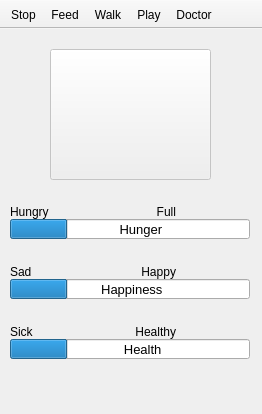
<?xml version="1.0" encoding="UTF-8"?>
<ui version="4.0">
 <class>MainWindow</class>
 <widget class="QMainWindow" name="MainWindow">
  <property name="geometry">
   <rect>
    <x>0</x>
    <y>0</y>
    <width>262</width>
    <height>414</height>
   </rect>
  </property>
  <property name="windowTitle">
   <string>Virtual Pet</string>
  </property>
  <widget class="QWidget" name="centralwidget">
   <widget class="QPushButton" name="petPic">
    <property name="enabled">
     <bool>false</bool>
    </property>
    <property name="geometry">
     <rect>
      <x>50</x>
      <y>20</y>
      <width>161</width>
      <height>131</height>
     </rect>
    </property>
    <property name="mouseTracking">
     <bool>false</bool>
    </property>
    <property name="text">
     <string/>
    </property>
    <property name="icon">
     <iconset>
      <normaloff>pet1.gif</normaloff>
      <disabledoff>pet1.gif</disabledoff>pet1.gif</iconset>
    </property>
    <property name="iconSize">
     <size>
      <width>160</width>
      <height>134</height>
     </size>
    </property>
    <property name="checkable">
     <bool>false</bool>
    </property>
    <property name="autoDefault">
     <bool>false</bool>
    </property>
    <property name="flat">
     <bool>false</bool>
    </property>
   </widget>
   <widget class="QProgressBar" name="progressBar_1">
    <property name="geometry">
     <rect>
      <x>10</x>
      <y>190</y>
      <width>240</width>
      <height>20</height>
     </rect>
    </property>
    <property name="font">
     <font>
      <pointsize>10</pointsize>
     </font>
    </property>
    <property name="value">
     <number>24</number>
    </property>
    <property name="textVisible">
     <bool>true</bool>
    </property>
    <property name="textDirection">
     <enum>QProgressBar::TopToBottom</enum>
    </property>
    <property name="format">
     <string>      Hunger</string>
    </property>
   </widget>
   <widget class="QProgressBar" name="progressBar_2">
    <property name="geometry">
     <rect>
      <x>10</x>
      <y>250</y>
      <width>240</width>
      <height>20</height>
     </rect>
    </property>
    <property name="font">
     <font>
      <pointsize>10</pointsize>
     </font>
    </property>
    <property name="value">
     <number>24</number>
    </property>
    <property name="textVisible">
     <bool>true</bool>
    </property>
    <property name="textDirection">
     <enum>QProgressBar::TopToBottom</enum>
    </property>
    <property name="format">
     <string> Happiness</string>
    </property>
   </widget>
   <widget class="QProgressBar" name="progressBar_3">
    <property name="geometry">
     <rect>
      <x>10</x>
      <y>310</y>
      <width>240</width>
      <height>20</height>
     </rect>
    </property>
    <property name="font">
     <font>
      <pointsize>10</pointsize>
     </font>
    </property>
    <property name="layoutDirection">
     <enum>Qt::LeftToRight</enum>
    </property>
    <property name="value">
     <number>24</number>
    </property>
    <property name="textVisible">
     <bool>true</bool>
    </property>
    <property name="textDirection">
     <enum>QProgressBar::TopToBottom</enum>
    </property>
    <property name="format">
     <string>       Health</string>
    </property>
   </widget>
   <widget class="QLabel" name="label">
    <property name="geometry">
     <rect>
      <x>10</x>
      <y>173</y>
      <width>46</width>
      <height>20</height>
     </rect>
    </property>
    <property name="text">
     <string>Hungry</string>
    </property>
   </widget>
   <widget class="QLabel" name="label_2">
    <property name="geometry">
     <rect>
      <x>130</x>
      <y>173</y>
      <width>46</width>
      <height>20</height>
     </rect>
    </property>
    <property name="text">
     <string>Full</string>
    </property>
    <property name="alignment">
     <set>Qt::AlignRight|Qt::AlignTrailing|Qt::AlignVCenter</set>
    </property>
   </widget>
   <widget class="QLabel" name="label_3">
    <property name="geometry">
     <rect>
      <x>10</x>
      <y>233</y>
      <width>46</width>
      <height>20</height>
     </rect>
    </property>
    <property name="text">
     <string>Sad</string>
    </property>
   </widget>
   <widget class="QLabel" name="label_4">
    <property name="geometry">
     <rect>
      <x>130</x>
      <y>233</y>
      <width>46</width>
      <height>20</height>
     </rect>
    </property>
    <property name="text">
     <string>Happy</string>
    </property>
    <property name="alignment">
     <set>Qt::AlignRight|Qt::AlignTrailing|Qt::AlignVCenter</set>
    </property>
   </widget>
   <widget class="QLabel" name="label_5">
    <property name="geometry">
     <rect>
      <x>10</x>
      <y>293</y>
      <width>46</width>
      <height>20</height>
     </rect>
    </property>
    <property name="text">
     <string>Sick</string>
    </property>
   </widget>
   <widget class="QLabel" name="label_6">
    <property name="geometry">
     <rect>
      <x>130</x>
      <y>293</y>
      <width>46</width>
      <height>20</height>
     </rect>
    </property>
    <property name="text">
     <string>Healthy</string>
    </property>
    <property name="alignment">
     <set>Qt::AlignRight|Qt::AlignTrailing|Qt::AlignVCenter</set>
    </property>
   </widget>
  </widget>
  <widget class="QToolBar" name="toolBar">
   <property name="windowTitle">
    <string>toolBar</string>
   </property>
   <property name="movable">
    <bool>false</bool>
   </property>
   <property name="iconSize">
    <size>
     <width>40</width>
     <height>40</height>
    </size>
   </property>
   <property name="toolButtonStyle">
    <enum>Qt::ToolButtonTextUnderIcon</enum>
   </property>
   <attribute name="toolBarArea">
    <enum>TopToolBarArea</enum>
   </attribute>
   <attribute name="toolBarBreak">
    <bool>false</bool>
   </attribute>
   <addaction name="actionStop"/>
   <addaction name="actionFeed"/>
   <addaction name="actionWalk"/>
   <addaction name="actionPlay"/>
   <addaction name="actionDoctor"/>
  </widget>
  <action name="actionStop">
   <property name="icon">
    <iconset>
     <normaloff>stopbutton.gif</normaloff>stopbutton.gif</iconset>
   </property>
   <property name="text">
    <string>Stop</string>
   </property>
  </action>
  <action name="actionFeed">
   <property name="icon">
    <iconset>
     <normaloff>eatbutton.gif</normaloff>eatbutton.gif</iconset>
   </property>
   <property name="text">
    <string>Feed</string>
   </property>
  </action>
  <action name="actionWalk">
   <property name="icon">
    <iconset>
     <normaloff>walkbutton.gif</normaloff>walkbutton.gif</iconset>
   </property>
   <property name="text">
    <string>Walk</string>
   </property>
  </action>
  <action name="actionPlay">
   <property name="icon">
    <iconset>
     <normaloff>playbutton.gif</normaloff>playbutton.gif</iconset>
   </property>
   <property name="text">
    <string>Play</string>
   </property>
  </action>
  <action name="actionDoctor">
   <property name="icon">
    <iconset>
     <normaloff>docbutton.gif</normaloff>docbutton.gif</iconset>
   </property>
   <property name="text">
    <string>Doctor</string>
   </property>
  </action>
 </widget>
 <resources/>
 <connections/>
</ui>
